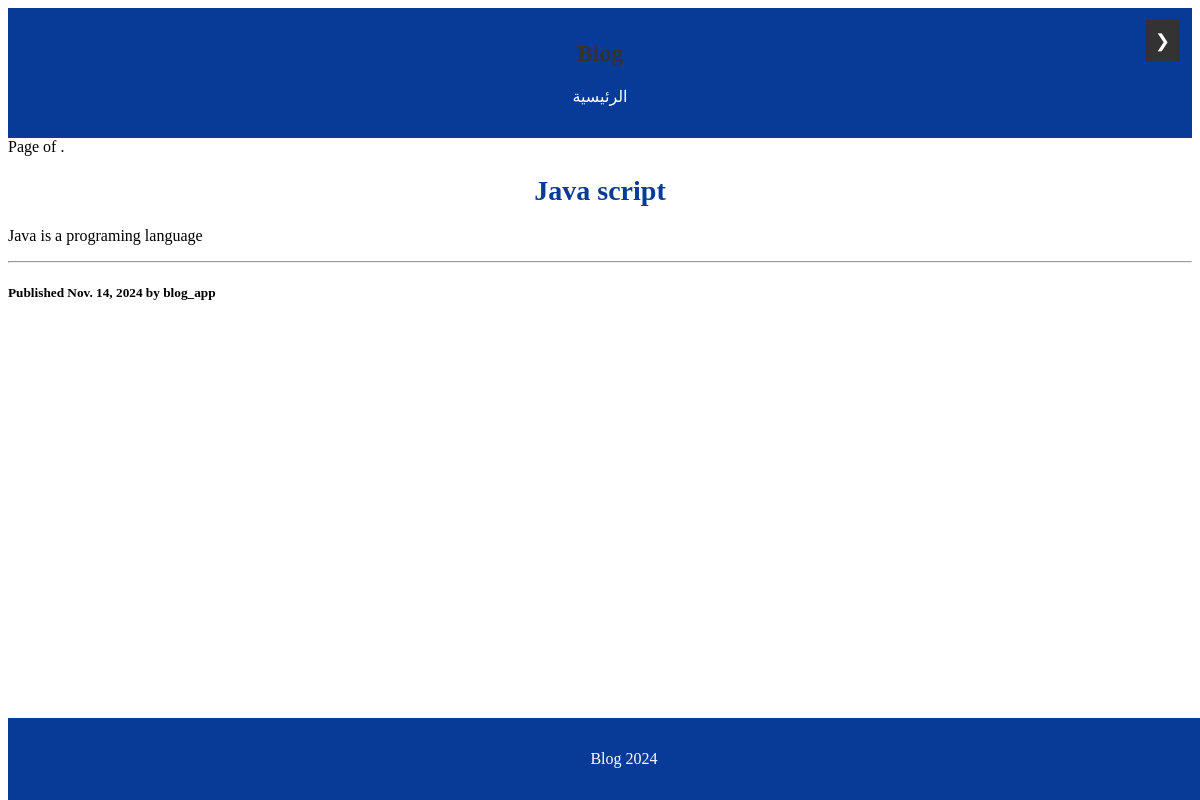
Page /2024/11/14/Java-script/ on the earlier database version.
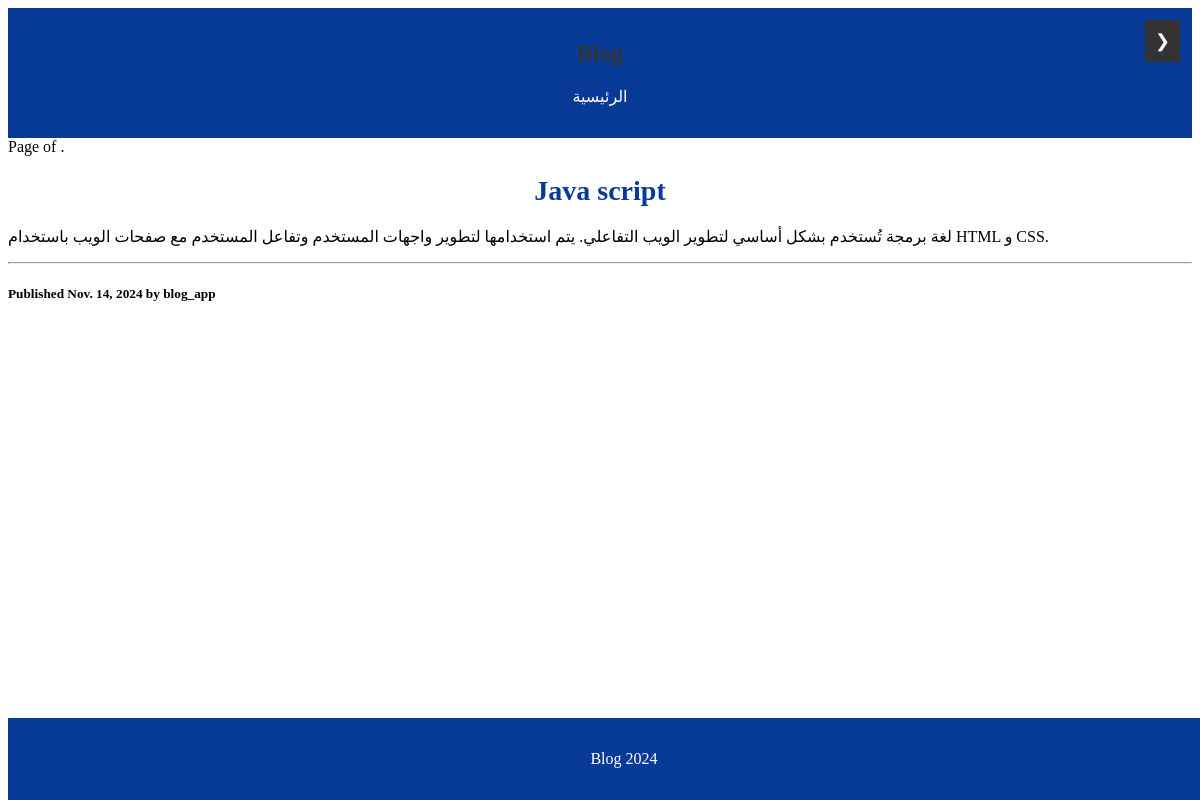
Same page on the later database version.
### home/models.py (models this page shows, shortened)
class Post(models.Model):
    class Status(models.TextChoices):
        DRAFT = 'DF', 'Draft'
        PUBLISHED = 'PB', 'Published'
    title = models.CharField(max_length=200)
    auther = models.ForeignKey(User ,on_delete=models.CASCADE , related_name= 'blog_post',null=True , blank=True)
    slug = models.SlugField(max_length=200 , unique_for_date='publish',null=True , blank=True)
    body = models.TextField()
    publish = models.DateField(default=timezone.now)
    created = models.DateField(auto_now_add=True)
    updated = models.DateField(auto_now_add=True)
    status = models.CharField(max_length=2,choices=Status.choices,default=Status.DRAFT)
    class Meta:
        ordering = ['-publish']  #to order the posts from oldest to newest
        indexes =[
            models.Index(fields=['publish']),
        ]

### home/views.py (the view)
# urls.py: path('<int:year>/<int:month>/<int:day>/<slug:post>/',views.post_details,name='details'),
def post_details(request, year, month, day, post):
    post = get_object_or_404(Post,
                            slug=post,
                            publish__year=year,
                            publish__month=month,
                            publish__day=day)
    return render(request , 'details.html',{'post':post})

### templates/details.html (shortened to what this page needs)
{% extends "base.html" %}
{% block content %}
<h1>{{ post.title }}</h1>
<p>
    {{post.body}}
</p>
<hr>
<h5 class="date">
    Published {{post.publish}} by {{post.auther}}
</h5>
{% endblock %}

Differences in the rows shown:
changed Post "Java script": body "Java is a programing language" → "لغة برمجة تُستخدم بشكل أساسي لتطوير الويب التفاعلي. يتم استخدامها لتطوير واجهات المستخدم وتفاعل المستخدم مع صفحات الويب باستخدام HTML و CSS."
